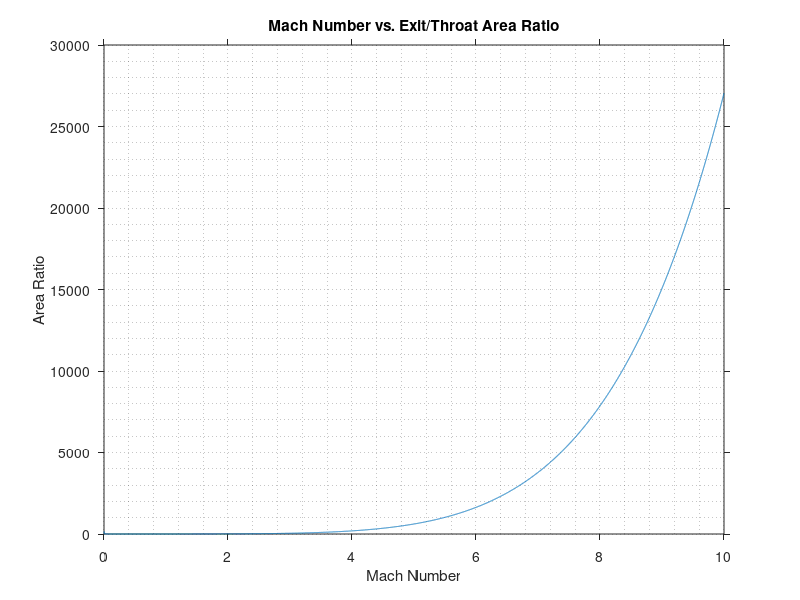
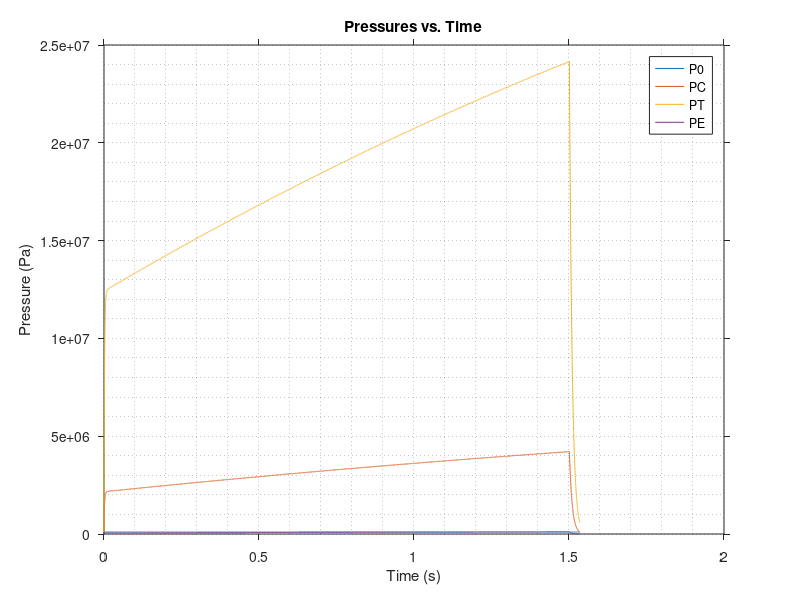
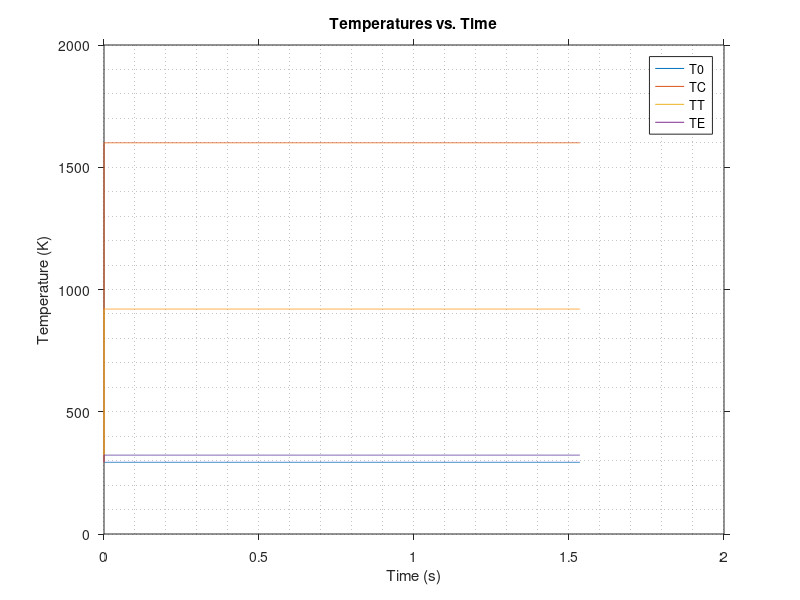
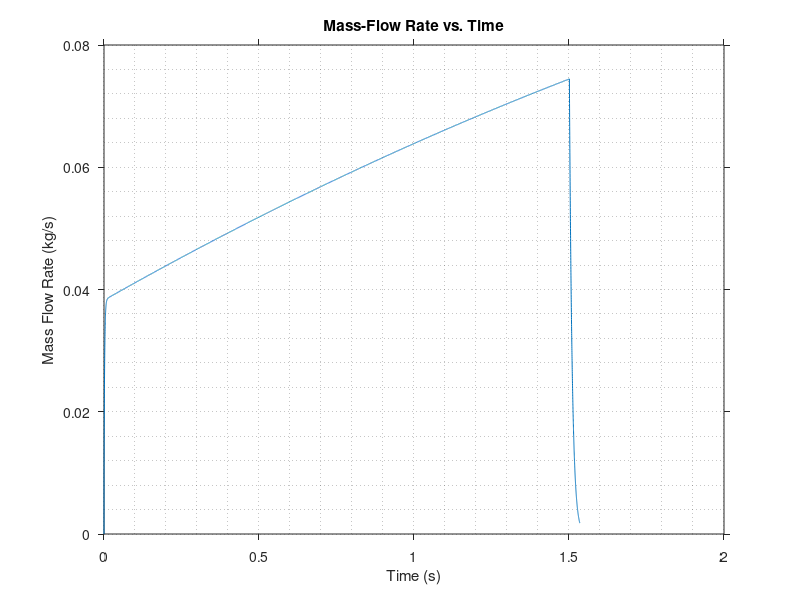

Write MATLAB code to recreate these figures, in order.
% Written by Nadeem Gabbani - 24/06/2017
clear all; close all; clc;

% Set constants and conditions
G0 = 9.807; %Gravitation acceleration MSL, (m/s^2).
T0 = 293; %Initial Temperature, (K).
P0 = 101325;% Initial Pressure, (Pa).

% Fuel properties
G_F = 1.24; % Fuel specific heat ratio (https://www.nakka-rocketry.net/techs2.html).
M_N = 0.0382; % Fuel molecular weight, (kg/mol).
T_F = 1600; % Fuel steady-state combustion temperature, (K).
R_U = 8.315; % Universal gas constant, (J/mol.K).
R_F = R_U/M_N; % Fuel gas constant, (J/kg.K).
Rho_F = 1800; % Fuel density, (kg/m^3).
a = 7.77; % Fuel burn rate coefficient.
n = -0.013; % Fuel pressure exponent.

% Motor properties
Ro = 0.0342/2; % Fuel core outer radius, (m).
Ri = 0.015/2; % Fuel core inner radius, (m).
L = 0.0705; % Fuel core length, (m).
A = 2*pi*Ri*L; % Fuel burn area, (m^2).
V = (pi*(Ro^2)*L)-(pi*(Ri^2)*L); % Fuel core volume
M_F = Rho_F*V; % Fuel mass, (kg).
Rt = 0.0045/2; % Throat radius, (m).
At = pi*(Rt^2); % Throat area, (m^2).
Re = 0.005/2; % Exit radius, (m).
Ae = pi*(Re^2); % Exit area, (m^2).
ARact = Ae/At; % Exit area to throat area ratio.

% Set initial conditions for arrays
P(1) = P0; % Chamber pressure to atmospheric, (Pa).
Pt(1) = P0; % Exit pressure to atmospheric, (Pa).
Pe(1) = P0; % Exit pressure to atmospheric, (Pa).
T(1) = T0; % Chamber temperature to atmospheric, (K).
Tt(1) = T0; % Chamber temperature to atmospheric, (K).
Te(1) = T0; % Chamber temperature to atmospheric, (K).
L(1) = L; % Initial length of fuel cure, (m).
Ri(1) = Ri; % Initial burn radius, (m).
Rb(1) = 0; % Initial burn rate, (m/s).
V(1) = pi*(Ri(1)^2)*L(1); % Initial burn volume, (m^3).
N(1) = (P(1)*V(1))/(R_F*T(1)); % Initial number of moles.
Ve(1) = 0; % Initial exhaust velocity, (m/s^2).
Rho_G(1) = N(1)/V(1); % Initial gas density, (kg/m^3).
mdot1(1) = 0; % Initial mass flow rates, (kg/s).
mdot2(1) = 0;
mdot3(1) = 0;

% Set time and loop counter.
t(1) = 0; % Time starts at zero, (s).
dt = 1E-4; % Time steps, (s).
i = 1; % Index.

% Identify nozzle behaviour.
if Ae==At
    % Choked flow conditions at the nozzle best describes this situation.
    Me = 1;
else

    % Find the relationship between Mach number and area ratio.
    fMe = 0.001:0.001:10; 
    ARopt = (1./fMe).*(((1+(G_F-1./2).*fMe.^2)./(1+(G_F-1/2))).^((G_F+1/(2.*(G_F-1)))));
    AM = vertcat(fMe, ARopt);      
    % Find the Mach number the selected area ratio satisfies. Remember that Pe
    %  needs to match P0 for optimum performance, use P_ratio to help. 
    Me = interp1(fMe, ARopt, ARact);
end


% Integrate from start of combustion to when chamber pressure back to external
while true
    i = i + 1;
    t(i) = t(i-1) + dt;

    % Update chamber conditions and fuel properties
    N(i) = N(i - 1) + (mdot2(i - 1)*dt); % Number of moles.
    Ri(i) = Ri(i-1) + (Rb(i-1)*dt); % Chamber radius.
    
    % Combustion phase
    if Ri(i) < Ro
        L(i) = L(i-1) - (Rb(i-1)*dt);
        V(i) = pi * (Ri(i)^2) * L(i); % Dynamic chamber volume.
        P(i) = (N(i)*R_F*T_F) / V(i); % Dynamic chamber pressure.
        Rb(i) = (a/1000) * (P(i))^n; % Dynamic burn rate.
        Ab(i) = 2 * pi * Ri(i) * L(i); % Dynamic burn area.
        mdot1(i) = Ab(i) * Rho_F * Rb(i); % Mass flow rate through chamber.

    % Tail phase
    else
        V(i) = V(i-1); % So is this just 0 now?
        P(i) = (N(i)*R_F*T_F) / V(i); % Chamber Pressure, (Pa).
        Rb(i) = 0;
        Ab(i) = 0;
        mdot1(i) = 0; % Mass flow rate of fuel, (kg/s).
    end
    Rho_G(i) = mdot1(i)/V(i); % Density of gas during combustion, (kg/m^3).          

    % Update nozzle conditions
    Pt(i) = P(i)*(1+(G_F-1/2)^(-G_F/(G_F-1))); % Dynamic throat pressure.
    Pe(i) = Pt(i)*((1+(G_F-1/2)*Me^2).^(-G_F/(G_F-1))); % Dynamic exit pressure.
    mdot3(i) = ((At*P(i))/(sqrt(T_F)))*sqrt(G_F/R_F)*((G_F+1)/2)^...
            (-(G_F+1)/(2*(G_F-1))); % Mass flow rate through nozzle.
    mdot2(i) = mdot1(i) - mdot3(i); % Mass flow rate causing back pressure.

    % Update temperatures
    T(i) = (P(i)*V(i))/(N(i)*R_F); % Combustion temperature.
    Tt(i) = T(i)/(1+(G_F-1/2)); % Throat temperature.
    Te(i) = Tt(i)*((1+(G_F-1/2)*Me^2)^-1); % Exit temperature.

    % Update exhaust conditions and properties
    Ve(i) = sqrt(((2*G_F)/(G_F-1))*R_F*T(i)*((1-((Pe(i)/P(i))^(G_F-1/G_F))))); % Exhaust velocity.
    F(i) = (mdot3(i)*Ve(i))+((Pe(i)-P0)*Ae); % Dynamic thrust produced.
    ISP(i) = F(i)/(mdot3(i)*G0); % Dynamic specific impulse,.
    Cs (i) = (At*P(i))/mdot3(i); % Characteristic exhaust velocity.

    % Check if pressure returned to initial conditions
    if P(i) <= P(1)
        break
    end
end

% Calculate average ratio of initial pressure to exit pressure
PR = mean(P0./Pe);
fprintf('P_ratio = %f', PR);
fprintf('\n');

% Calculate burn time
tb = max(t);
fprintf('t_burn = %f', tb); 
fprintf(' s'); fprintf('\n');

% Only plot if Ae is not equal to At
if Me ~= 1
    figure; 
    plot(fMe, ARopt);
    title('Mach Number vs. Exit/Throat Area Ratio');
    xlabel('Mach Number');
    ylabel('Area Ratio');
    set(gca,'TickDir','out');
    grid minor;
end
    
% Plotting
figure;
r = P0;
c = r';
cc = c(:,ones(length(t), 1));
rp = cc(:)';
plot(t, rp, t, P, t, Pt, t, Pe);
title('Pressures vs. Time');
xlabel('Time (s)');
ylabel('Pressure (Pa)');
set(gca,'TickDir','out');
grid minor;
legend('P0','PC', 'PT', 'PE');

figure;
y = T0;
d = y';
dd = d(:,ones(length(t), 1));
rt = dd(:)';
plot(t, rt, t, T, t, Tt, t, Te); 
title('Temperatures vs. Time');
xlabel('Time (s)');
ylabel('Temperature (K)');
set(gca,'TickDir','out');
grid minor;
legend('T0','TC', 'TT', 'TE');

figure;
plot(t, mdot3);
title('Mass-Flow Rate vs. Time');
xlabel('Time (s)');
ylabel('Mass Flow Rate (kg/s)');
set(gca,'TickDir','out');
grid minor;

figure;
plot(t, Rho_G);
title('Gas Density vs. Time');
xlabel('Time (s)');
ylabel('Gas Density (kg/m^3)');
set(gca,'TickDir','out');
grid minor;

figure;
plot(t, Rb);
title('Burn Rate vs. Time');
xlabel('Time (s)');
ylabel('Burn Rate (m/s)');
set(gca,'TickDir','out');
grid minor;

figure;
plot(t, V);
title('Chamber Volume vs. Time');
xlabel('Time (s)');
ylabel('Volume (m^3)');
set(gca,'TickDir','out');
grid minor;

figure;
plot(t, Ri);
title('Chamber Radius vs. Time');
xlabel('Time (s)');
ylabel('Radius (m)');
set(gca,'TickDir','out');
grid minor;

figure;
plot(t, F);
title('Thrust vs. Time');
xlabel('Time (s)');
ylabel('Thrust (N)');
set(gca,'TickDir','out');
grid minor;

figure;
plot(t, ISP);
title('Specific Impukse vs. Time');
xlabel('Time (s)');
ylabel('Specific Impulse (s)');
set(gca,'TickDir','out');
grid minor;

figure;
plot(t, Ve, t, Cs);
title('Velocities vs. Time');
xlabel('Time (s)');
ylabel('Velocity (m/s)');
set(gca,'TickDir','out');
grid minor;
legend('Ve','C*');